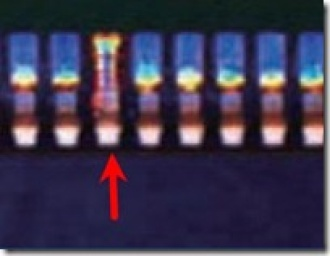
#> input picture 1013/06_Kernel_Function/img/aoi_detect.jpg, 330 x 256 px
$ jupyter execute 6-3_erosion.ipynb
#> lines starting #> are read from the running program, lines starting #| are printed output that depends on the picture; after the words box and inside, x2 and y2 are one past the last pixel; in counts of white or black regions, pixels touching at a corner belong together
# 核函數

[cell 1]
#載入模組
import numpy as np
import cv2 as cv

* ## kernel

[cell 2]
#要是用任何影像過濾都需要先設定我們要的kernel參數，這邊選用的是5*5的kernel，也可以調整為3*3或是7*7做比較
kernel = np.ones((5,5),np.float32)/25

# [10 lines of commented-out code are left out]

* ## 侵蝕(原圖)

[cell 3]
#影像讀取(原圖)
img1 = cv.imread('./img/aoi_detect.jpg')
#> img1 is the input picture: shape (256, 330, 3); mean B, G, R 78.9, 55.1, 61.1
# img1 = cv.imread('./img/polystyrene.jpg')
# img1 = cv.imread('./img/board.jpg')

#圖像二值化(原圖)
gray_img1 = cv.cvtColor(img1, cv.COLOR_BGR2GRAY)
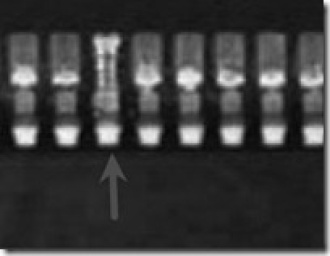
#> gray_img1: shape (256, 330); min 5, max 254, mean 59.6
ret1, bin_img1 = cv.threshold(gray_img1, 0, 255, cv.THRESH_BINARY + cv.THRESH_OTSU)
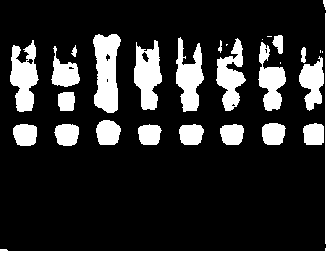
#> bin_img1: shape (256, 330); 19% white; 28 white regions (6 under 20 px), largest, box (x1, y1, x2, y2) and area: (0, 0, 330, 256) 2924, (93, 34, 121, 113) 1616, (134, 40, 162, 110) 1284
#> ret1 = 93

#使用opencv內建侵蝕函式做影像處理(原圖)
erosion1_1=cv.erode(bin_img1,kernel,iterations=1)
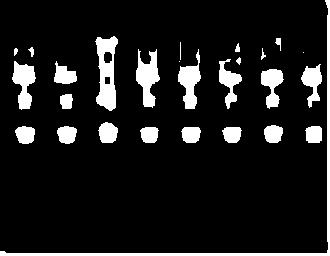
#> erosion1_1: shape (256, 330); 11% white; 27 white regions (3 under 20 px), largest, box (x1, y1, x2, y2) and area: (0, 0, 330, 256) 1752, (95, 36, 118, 111) 1066, (136, 49, 160, 108) 784
erosion3_1=cv.erode(bin_img1,kernel,iterations=3)
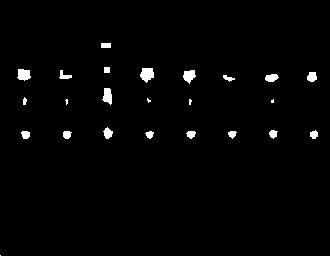
#> erosion3_1: shape (256, 330); 1.6% white; 24 white regions (5 under 20 px), largest, box (x1, y1, x2, y2) and area: (140, 68, 154, 83) 151, (17, 69, 31, 81) 127, (102, 88, 112, 105) 119
result1 = cv.hconcat([gray_img1, bin_img1, erosion1_1, erosion3_1])
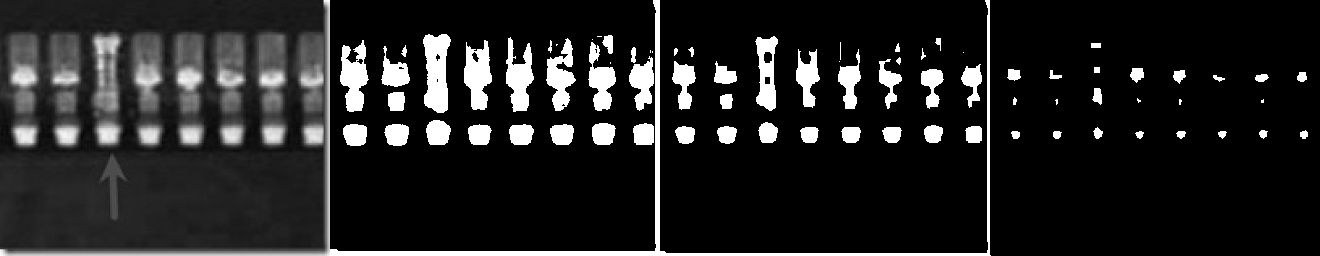
#> result1: shape (256, 1320); min 0, max 255, mean 35.1

#顯示結果
cv.imshow('Image1', result1)
# cv.imshow('Image2', result2)

cv.waitKey(0)
cv.destroyAllWindows()

* ## 侵蝕(雜訊圖)

[cell 4]
#影像讀取(有雜訊)
img2 = cv.imread('./img/noise_aoi_detect.jpg')
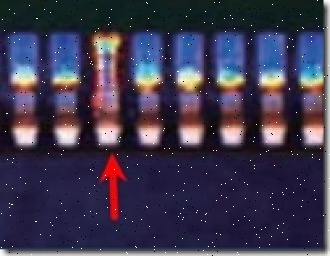
#> input picture 1013/06_Kernel_Function/img/noise_aoi_detect.jpg, 330 x 256 px
#> img2 is the input picture: shape (256, 330, 3); mean B, G, R 79.3, 55.9, 61.8
# img2 = cv.imread('./img/noise_polystyrene.jpg')
# img2 = cv.imread('./img/noise_board.jpg')

#圖像二值化(雜訊圖)
gray_img2 = cv.cvtColor(img2, cv.COLOR_BGR2GRAY)
ret2, bin_img2 = cv.threshold(gray_img2, 0, 255, cv.THRESH_BINARY + cv.THRESH_OTSU)
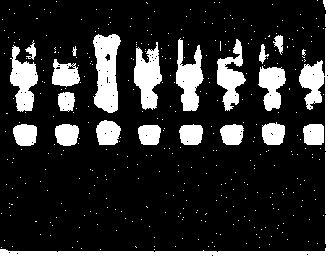
#> bin_img2: shape (256, 330); 18.3% white; 368 white regions (347 under 20 px), largest, box (x1, y1, x2, y2) and area: (0, 0, 330, 256) 3671, (93, 34, 121, 113) 1571, (134, 42, 162, 110) 1175
#> ret2 = 96

#使用opencv內建侵蝕函式做影像處理(雜訊圖)
erosion1_2=cv.erode(bin_img2,kernel,iterations=1)
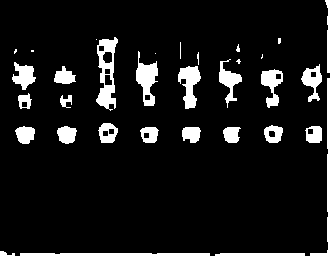
#> erosion1_2: shape (256, 330); 9.3% white; 33 white regions (9 under 20 px), largest, box (x1, y1, x2, y2) and area: (96, 37, 118, 111) 835, (136, 51, 158, 106) 611, (310, 78, 330, 256) 567
erosion3_2=cv.erode(bin_img2,kernel,iterations=3)
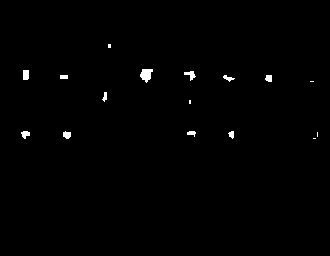
#> erosion3_2: shape (256, 330); 0.68% white; 16 white regions (5 under 20 px), largest, box (x1, y1, x2, y2) and area: (140, 69, 153, 83) 120, (23, 70, 29, 80) 59, (184, 71, 196, 81) 58
result2 = cv.hconcat([gray_img2, bin_img2, erosion1_2, erosion3_2])
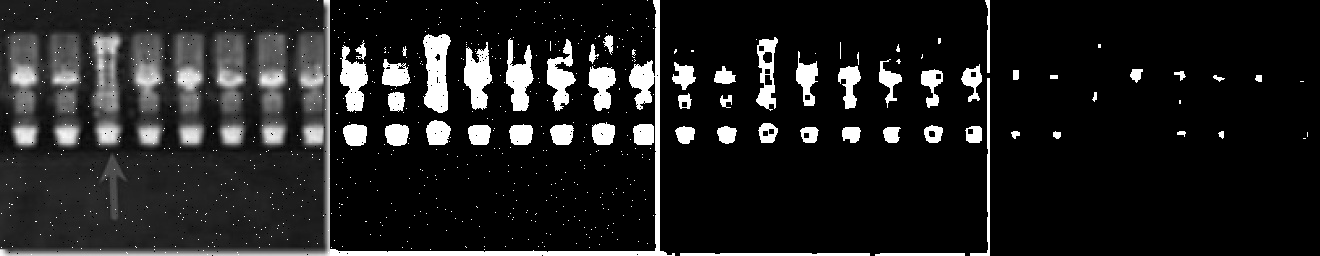
#> result2: shape (256, 1320); min 0, max 255, mean 33.1

#顯示結果
cv.imshow('Image2', result2)

cv.waitKey(0)
cv.destroyAllWindows()
